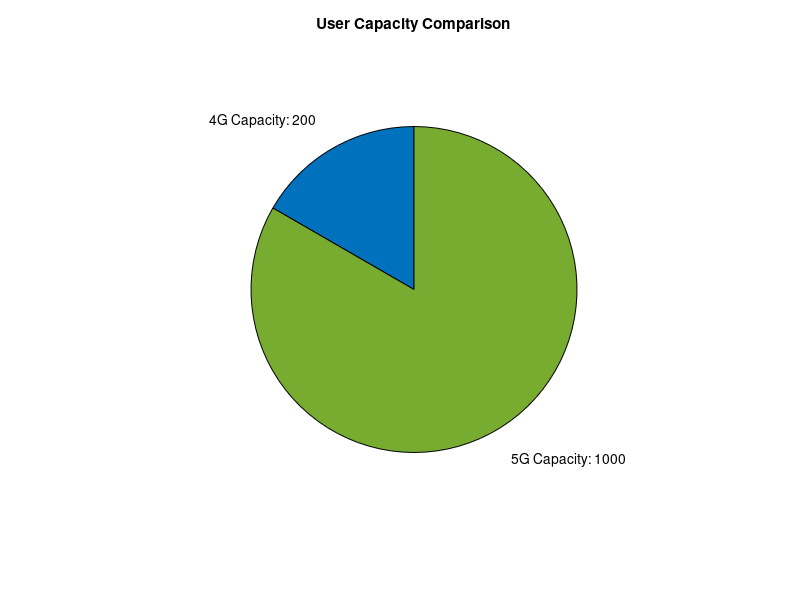

This figure's MATLAB source:
clear; clc; close all;

capacity4G = 200;
capacity5G = 1000;

values = [capacity4G, capacity5G];
labels = {'4G Capacity: 200', '5G Capacity: 1000'};

figure;
pie(values, labels);

title('User Capacity Comparison');
colormap([0 0.4470 0.7410; 0.4660 0.6740 0.1880]);  % blue for 4G, green for 5G
